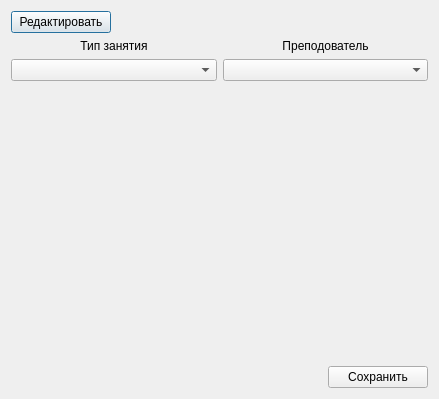
<?xml version="1.0" encoding="UTF-8"?>
<ui version="4.0">
 <class>StaffEdit</class>
 <widget class="QDialog" name="StaffEdit">
  <property name="geometry">
   <rect>
    <x>0</x>
    <y>0</y>
    <width>439</width>
    <height>399</height>
   </rect>
  </property>
  <property name="windowTitle">
   <string>StaffEdit</string>
  </property>
  <layout class="QGridLayout" name="gridLayout">
   <item row="0" column="0">
    <widget class="QPushButton" name="pushButton">
     <property name="font">
      <font>
       <pointsize>9</pointsize>
      </font>
     </property>
     <property name="text">
      <string>Редактировать</string>
     </property>
    </widget>
   </item>
   <item row="1" column="0" colspan="2">
    <widget class="QLabel" name="label">
     <property name="font">
      <font>
       <pointsize>9</pointsize>
      </font>
     </property>
     <property name="text">
      <string>Тип занятия</string>
     </property>
     <property name="alignment">
      <set>Qt::AlignCenter</set>
     </property>
    </widget>
   </item>
   <item row="1" column="2" colspan="2">
    <widget class="QLabel" name="label_2">
     <property name="font">
      <font>
       <pointsize>9</pointsize>
      </font>
     </property>
     <property name="text">
      <string>Преподователь</string>
     </property>
     <property name="alignment">
      <set>Qt::AlignCenter</set>
     </property>
    </widget>
   </item>
   <item row="2" column="0" colspan="2">
    <widget class="QComboBox" name="comboBox_5"/>
   </item>
   <item row="2" column="2" colspan="2">
    <widget class="QComboBox" name="comboBox_6"/>
   </item>
   <item row="4" column="0" colspan="3">
    <spacer name="horizontalSpacer">
     <property name="orientation">
      <enum>Qt::Horizontal</enum>
     </property>
     <property name="sizeHint" stdset="0">
      <size>
       <width>301</width>
       <height>20</height>
      </size>
     </property>
    </spacer>
   </item>
   <item row="4" column="3">
    <widget class="QPushButton" name="pushButton_3">
     <property name="font">
      <font>
       <pointsize>9</pointsize>
      </font>
     </property>
     <property name="text">
      <string>Сохранить</string>
     </property>
     <property name="autoRepeatDelay">
      <number>300</number>
     </property>
     <property name="autoRepeatInterval">
      <number>100</number>
     </property>
    </widget>
   </item>
   <item row="3" column="1" colspan="2">
    <spacer name="verticalSpacer">
     <property name="orientation">
      <enum>Qt::Vertical</enum>
     </property>
     <property name="sizeHint" stdset="0">
      <size>
       <width>20</width>
       <height>263</height>
      </size>
     </property>
    </spacer>
   </item>
  </layout>
 </widget>
 <layoutdefault spacing="6" margin="11"/>
 <tabstops>
  <tabstop>pushButton</tabstop>
  <tabstop>comboBox_5</tabstop>
  <tabstop>comboBox_6</tabstop>
  <tabstop>pushButton_3</tabstop>
 </tabstops>
 <resources/>
 <connections/>
</ui>
